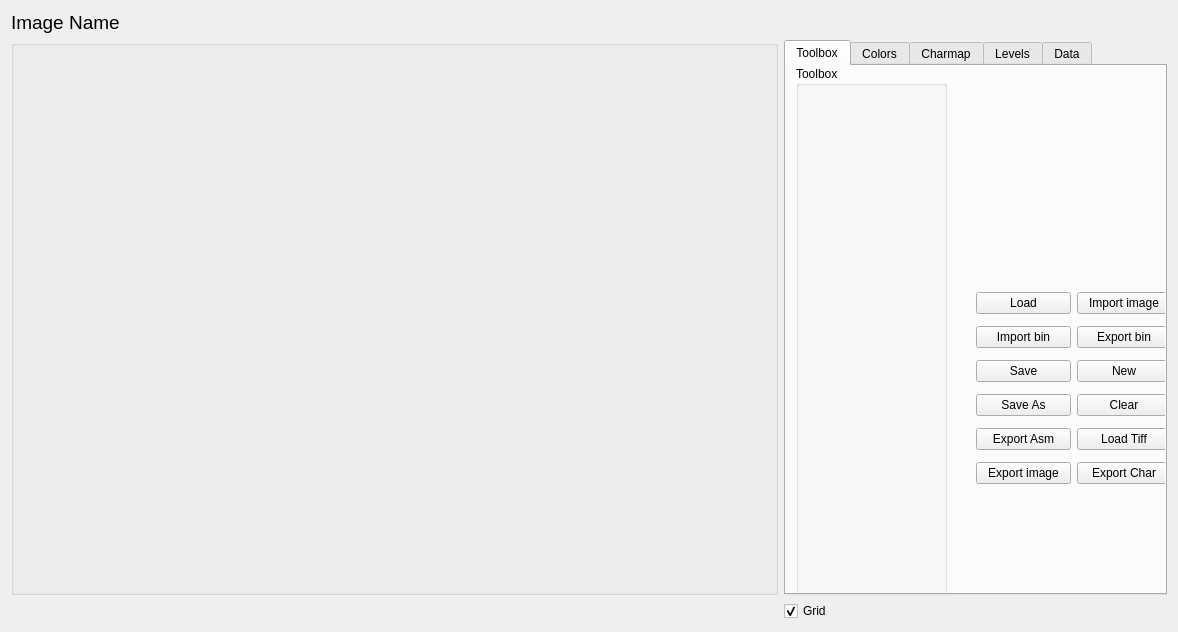
<?xml version="1.0" encoding="UTF-8"?>
<ui version="4.0">
 <class>Formimageeditor</class>
 <widget class="QWidget" name="Formimageeditor">
  <property name="geometry">
   <rect>
    <x>0</x>
    <y>0</y>
    <width>1178</width>
    <height>632</height>
   </rect>
  </property>
  <property name="windowTitle">
   <string>Form</string>
  </property>
  <layout class="QGridLayout" name="gridLayout_3">
   <item row="0" column="0">
    <layout class="QGridLayout" name="gridLayout" columnstretch="2,1">
     <item row="2" column="1">
      <layout class="QHBoxLayout" name="horizontalLayout_2">
       <item>
        <widget class="QCheckBox" name="chkGrid">
         <property name="text">
          <string>Grid</string>
         </property>
         <property name="checked">
          <bool>true</bool>
         </property>
        </widget>
       </item>
       <item>
        <widget class="QLabel" name="lblPosition">
         <property name="text">
          <string/>
         </property>
        </widget>
       </item>
      </layout>
     </item>
     <item row="1" column="1">
      <widget class="QTabWidget" name="tabWidget_2">
       <property name="currentIndex">
        <number>0</number>
       </property>
       <widget class="QWidget" name="tab_2">
        <attribute name="title">
         <string>Toolbox</string>
        </attribute>
        <widget class="QGroupBox" name="groupBox_3">
         <property name="geometry">
          <rect>
           <x>10</x>
           <y>0</y>
           <width>151</width>
           <height>571</height>
          </rect>
         </property>
         <property name="title">
          <string>Toolbox</string>
         </property>
         <widget class="QWidget" name="gridLayoutWidget_5">
          <property name="geometry">
           <rect>
            <x>9</x>
            <y>19</y>
            <width>131</width>
            <height>541</height>
           </rect>
          </property>
          <layout class="QGridLayout" name="lyToolbox_3"/>
         </widget>
        </widget>
        <widget class="QWidget" name="gridLayoutWidget_7">
         <property name="geometry">
          <rect>
           <x>190</x>
           <y>220</y>
           <width>195</width>
           <height>205</height>
          </rect>
         </property>
         <layout class="QGridLayout" name="gridLayout_2" rowstretch="0,0,0,0,0,0,0" columnstretch="0,0">
          <item row="5" column="0">
           <widget class="QPushButton" name="btnExportAsm">
            <property name="text">
             <string>Export Asm</string>
            </property>
           </widget>
          </item>
          <item row="6" column="0">
           <widget class="QPushButton" name="btnExportImage">
            <property name="text">
             <string>Export image</string>
            </property>
           </widget>
          </item>
          <item row="1" column="0">
           <widget class="QPushButton" name="btnLoad">
            <property name="text">
             <string>Load</string>
            </property>
           </widget>
          </item>
          <item row="3" column="0">
           <widget class="QPushButton" name="btnSave">
            <property name="text">
             <string>Save</string>
            </property>
           </widget>
          </item>
          <item row="3" column="1">
           <widget class="QPushButton" name="b">
            <property name="text">
             <string>New</string>
            </property>
           </widget>
          </item>
          <item row="1" column="1">
           <widget class="QPushButton" name="btnImport">
            <property name="text">
             <string>Import image</string>
            </property>
           </widget>
          </item>
          <item row="4" column="0">
           <widget class="QPushButton" name="btnSaveAs">
            <property name="text">
             <string>Save As</string>
            </property>
           </widget>
          </item>
          <item row="4" column="1">
           <widget class="QPushButton" name="btnNew">
            <property name="text">
             <string>Clear</string>
            </property>
           </widget>
          </item>
          <item row="2" column="0">
           <widget class="QPushButton" name="btnImportBin">
            <property name="text">
             <string>Import bin</string>
            </property>
           </widget>
          </item>
          <item row="5" column="1">
           <widget class="QPushButton" name="btnTiff">
            <property name="text">
             <string>Load Tiff</string>
            </property>
           </widget>
          </item>
          <item row="2" column="1">
           <widget class="QPushButton" name="btnExportBin">
            <property name="text">
             <string>Export bin</string>
            </property>
           </widget>
          </item>
          <item row="6" column="1">
           <widget class="QPushButton" name="btnExpChar">
            <property name="text">
             <string>Export Char</string>
            </property>
           </widget>
          </item>
         </layout>
        </widget>
       </widget>
       <widget class="QWidget" name="tab_4">
        <attribute name="title">
         <string>Colors</string>
        </attribute>
        <widget class="QGroupBox" name="groupBox_5">
         <property name="geometry">
          <rect>
           <x>10</x>
           <y>10</y>
           <width>191</width>
           <height>431</height>
          </rect>
         </property>
         <property name="title">
          <string>Colors</string>
         </property>
         <widget class="QWidget" name="gridLayoutWidget_6">
          <property name="geometry">
           <rect>
            <x>9</x>
            <y>19</y>
            <width>71</width>
            <height>401</height>
           </rect>
          </property>
          <layout class="QGridLayout" name="layoutColorsEdit_3"/>
         </widget>
         <widget class="QComboBox" name="cmbBackgroundMain_3">
          <property name="geometry">
           <rect>
            <x>90</x>
            <y>40</y>
            <width>61</width>
            <height>41</height>
           </rect>
          </property>
         </widget>
         <widget class="QComboBox" name="cmbBorderMain_3">
          <property name="geometry">
           <rect>
            <x>90</x>
            <y>120</y>
            <width>61</width>
            <height>41</height>
           </rect>
          </property>
         </widget>
         <widget class="QLabel" name="label_10">
          <property name="geometry">
           <rect>
            <x>90</x>
            <y>10</y>
            <width>81</width>
            <height>16</height>
           </rect>
          </property>
          <property name="text">
           <string>Background</string>
          </property>
         </widget>
         <widget class="QLabel" name="label_11">
          <property name="geometry">
           <rect>
            <x>90</x>
            <y>90</y>
            <width>55</width>
            <height>16</height>
           </rect>
          </property>
          <property name="text">
           <string>Border</string>
          </property>
         </widget>
         <widget class="QComboBox" name="cmbMC2">
          <property name="geometry">
           <rect>
            <x>90</x>
            <y>290</y>
            <width>61</width>
            <height>41</height>
           </rect>
          </property>
         </widget>
         <widget class="QLabel" name="label_13">
          <property name="geometry">
           <rect>
            <x>90</x>
            <y>260</y>
            <width>81</width>
            <height>16</height>
           </rect>
          </property>
          <property name="text">
           <string>Multicolor 2</string>
          </property>
         </widget>
         <widget class="QLabel" name="label_12">
          <property name="geometry">
           <rect>
            <x>90</x>
            <y>180</y>
            <width>81</width>
            <height>16</height>
           </rect>
          </property>
          <property name="text">
           <string>Multicolor 1</string>
          </property>
         </widget>
         <widget class="QComboBox" name="cmbMC1">
          <property name="geometry">
           <rect>
            <x>90</x>
            <y>210</y>
            <width>61</width>
            <height>41</height>
           </rect>
          </property>
         </widget>
        </widget>
       </widget>
       <widget class="QWidget" name="tab_5">
        <attribute name="title">
         <string>Charmap</string>
        </attribute>
        <layout class="QGridLayout" name="gridLayout_9">
         <item row="0" column="0">
          <layout class="QGridLayout" name="gridLayout_8">
           <item row="0" column="0">
            <widget class="QPushButton" name="btnLoadCharmap">
             <property name="text">
              <string>Load Charmap</string>
             </property>
            </widget>
           </item>
           <item row="1" column="0">
            <widget class="QTableWidget" name="lstCharMap"/>
           </item>
          </layout>
         </item>
        </layout>
       </widget>
       <widget class="QWidget" name="tab_6">
        <attribute name="title">
         <string>Levels</string>
        </attribute>
        <layout class="QGridLayout" name="gridLayout_5">
         <item row="0" column="0">
          <layout class="QGridLayout" name="gridLevels"/>
         </item>
        </layout>
       </widget>
       <widget class="QWidget" name="tab_7">
        <attribute name="title">
         <string>Data</string>
        </attribute>
        <layout class="QGridLayout" name="gridLayout_7">
         <item row="0" column="0">
          <layout class="QGridLayout" name="gridLayout_6">
           <property name="sizeConstraint">
            <enum>QLayout::SetDefaultConstraint</enum>
           </property>
           <item row="0" column="0">
            <widget class="QTableWidget" name="tblData">
             <property name="sizePolicy">
              <sizepolicy hsizetype="Preferred" vsizetype="Preferred">
               <horstretch>0</horstretch>
               <verstretch>0</verstretch>
              </sizepolicy>
             </property>
            </widget>
           </item>
          </layout>
         </item>
         <item row="1" column="0">
          <widget class="QPushButton" name="btnResizeData">
           <property name="text">
            <string>Resize data</string>
           </property>
          </widget>
         </item>
        </layout>
       </widget>
      </widget>
     </item>
     <item row="0" column="0">
      <widget class="QLabel" name="lblImageName">
       <property name="font">
        <font>
         <pointsize>14</pointsize>
        </font>
       </property>
       <property name="text">
        <string>Image Name</string>
       </property>
      </widget>
     </item>
     <item row="1" column="0">
      <widget class="QGroupBox" name="groupBox">
       <property name="title">
        <string/>
       </property>
       <layout class="QGridLayout" name="gridLayout_4">
        <item row="0" column="0">
         <widget class="QLabel" name="lblImage">
          <property name="enabled">
           <bool>true</bool>
          </property>
          <property name="autoFillBackground">
           <bool>false</bool>
          </property>
          <property name="text">
           <string/>
          </property>
          <property name="scaledContents">
           <bool>true</bool>
          </property>
         </widget>
        </item>
       </layout>
       <widget class="QLabel" name="lblGrid">
        <property name="enabled">
         <bool>true</bool>
        </property>
        <property name="geometry">
         <rect>
          <x>12</x>
          <y>12</y>
          <width>791</width>
          <height>531</height>
         </rect>
        </property>
        <property name="autoFillBackground">
         <bool>false</bool>
        </property>
        <property name="text">
         <string/>
        </property>
        <property name="scaledContents">
         <bool>true</bool>
        </property>
       </widget>
       <zorder>lblImage</zorder>
       <zorder>lblGrid</zorder>
      </widget>
     </item>
    </layout>
   </item>
  </layout>
 </widget>
 <resources/>
 <connections/>
</ui>
